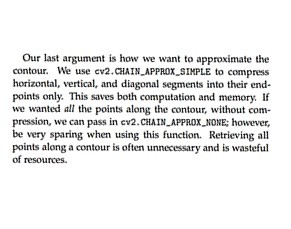
#> input picture OCR-tesseract/text_image.jpg, 291 x 229 px, found by its file name
$ python ocr.py
#> lines starting #> are read from the running program, lines starting #| are printed output that depends on the picture; after the words box and inside, x2 and y2 are one past the last pixel; in counts of white or black regions, pixels touching at a corner belong together
#> further down, img is the input picture: shape (229, 291, 3); mean B, G, R 236.5, 236.5, 236.5
### ocr_functions.py
import cv2
import numpy as np

# show image
def show_img(img, caption='OCR'):
    cv2.imshow(caption, img)
    cv2.waitKey(0)

# get grayscale image
def get_grayscale(image):
    return cv2.cvtColor(image, cv2.COLOR_BGR2GRAY)

# noise removal
def remove_noise(image):
    return cv2.medianBlur(image,5)

#thresholding
# [4 lines left out: function thresholding, not called in this run]

#dilation
def dilate(image):
    kernel = np.ones((5,5),np.uint8)
    return cv2.dilate(image, kernel, iterations = 1)

#erosion
def erode(image):
    kernel = np.ones((5,5),np.uint8)
    return cv2.erode(image, kernel, iterations = 1)

#opening - erosion followed by dilation
def opening(image):
    kernel = np.ones((5,5),np.uint8)
    return cv2.morphologyEx(image, cv2.MORPH_OPEN, kernel)

#canny edge detection
def canny(image):
    return cv2.Canny(image, 100, 200)
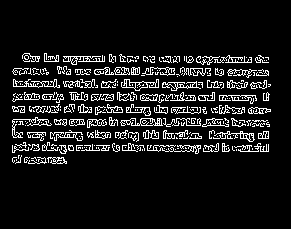
#> returned value: shape (229, 291); 9.7% white in thin lines or dots, all inside (x1, y1, x2, y2) = (12, 53, 271, 164)

#skew correction
def deskew(image):
    gray = cv2.cvtColor(image, cv2.COLOR_BGR2GRAY)
    gray = cv2.bitwise_not(gray)
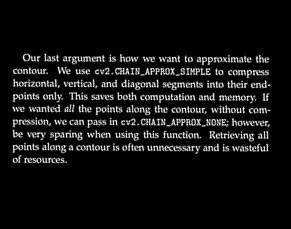
#> gray: shape (229, 291); min 0, max 255, mean 18.5
    thresh = cv2.threshold(gray, 0, 255,
        cv2.THRESH_BINARY | cv2.THRESH_OTSU)[1]
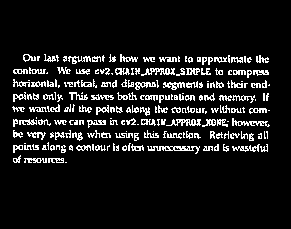
#> thresh: shape (229, 291); 9.9% white in thin lines or dots, all inside (x1, y1, x2, y2) = (12, 54, 270, 163)
    coords = np.column_stack(np.where(thresh > 0))
#> coords = 6611 pairs, first value 54 to 162, second value 12 to 269
    angle = cv2.minAreaRect(coords)[-1]
#> angle = -90
    if angle < -45:
        angle = -(90 + angle)
#> angle = 0
    else:
        angle = -angle
    (h, w) = image.shape[:2]
#> h = 229; w = 291
    center = (w // 2, h // 2)
#> center = (145, 114)
    M = cv2.getRotationMatrix2D(center, angle, 1.0)
#> M = [[1, 0, 0], [0, 1, 0]]
    rotated = cv2.warpAffine(image, M, (w, h),
        flags=cv2.INTER_CUBIC, borderMode=cv2.BORDER_REPLICATE)
    return rotated

#template matching
def match_template(image, template):
    return cv2.matchTemplate(image, template, cv2.TM_CCOEFF_NORMED)

### ocr.py
import cv2
import pytesseract

from ocr_functions import *

# main
img = cv2.imread('/Users/bjornar/Documents/lucidtech/data/text_image.jpg')

show_img(img)

# convert to grayscale
gray = get_grayscale(img)

show_img(gray, 'OCR Gray')

# remove noise
canny = canny(gray)
show_img(canny, 'OCR Canny')

# deskew
deskew = deskew(img)
show_img(deskew, 'OCR Deskew')

# Adding custom options
custom_config = r'--oem 3 --psm 6'
pytesseract.image_to_string(img, config=custom_config)
#> (this line was passed over: pytesseract is not available in this run)

#closing all open windows
cv2.destroyAllWindows()

$ run again, with OCR-tesseract/receipt_image.jpg copied over OCR-tesseract/text_image.jpg
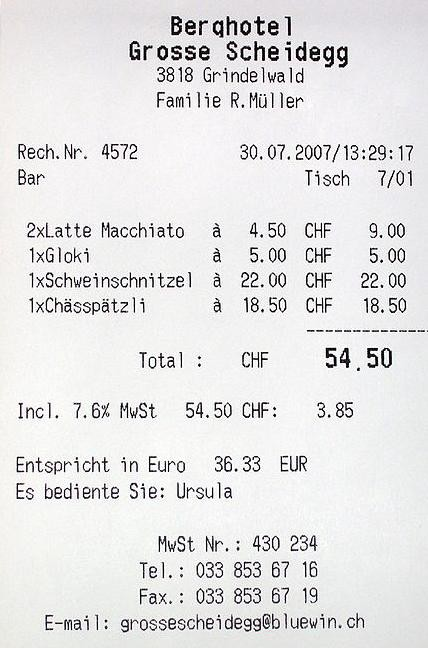
#> input picture OCR-tesseract/receipt_image.jpg, 428 x 648 px, found by its file name
#> img is the input picture: shape (648, 428, 3); mean B, G, R 227.8, 227.6, 228.1
#> in canny, `return cv2.Canny(image, 100, 200)`:
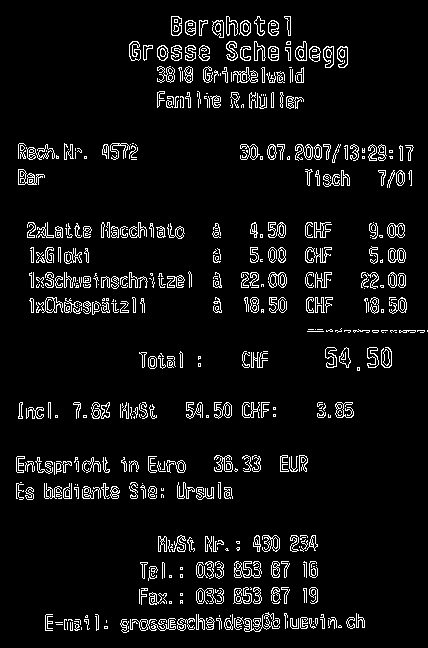
#> returned value: shape (648, 428); 6.4% white in thin lines or dots
#> thresh: shape (648, 428); 5.7% white in thin lines or dots
#> coords = 15849 pairs, first value 16 to 631, second value 16 to 427
#> in deskew, `angle = cv2.minAreaRect(coords)[-1]`: angle = -0.327
#> in deskew, `angle = -angle`: angle = 0.327
#> M = [[1, 0.00571, -1.85], [-0.00571, 1, 1.23]]
#> in deskew, `rotated = cv2.warpAffine(image, M, (w, h), flags=cv2.INTER_CUBIC, bord..`:
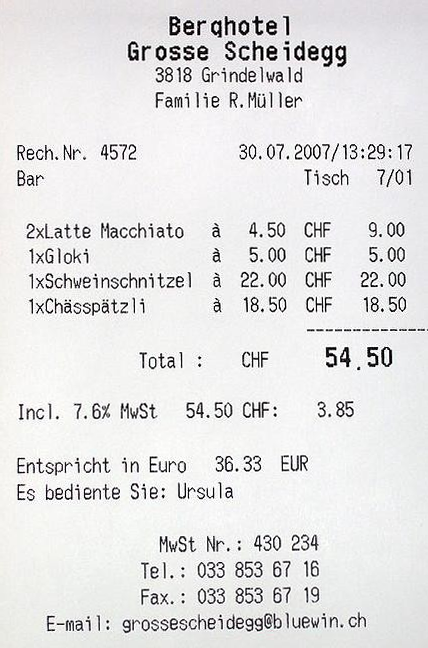
#> rotated: shape (648, 428, 3); mean B, G, R 227.6, 227.4, 227.9
